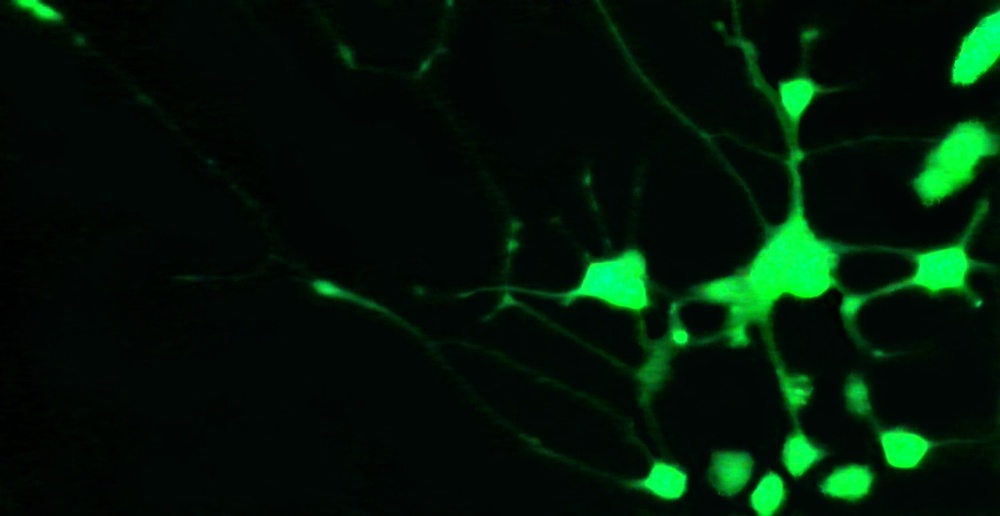
#> input picture improved_guess_maker_2/002.jpg, 1000 x 516 px, shrunk from 2250 x 1160 before the run, found by its file name
$ python workingTree.py
#> lines starting #> are read from the running program, lines starting #| are printed output that depends on the picture
import cv2
import numpy as np


input_image_path = 'C:\\Users\\onura\\Documents\\VSproject\linmig\\002.jpg'
input_image = cv2.imread(input_image_path, cv2.IMREAD_GRAYSCALE)
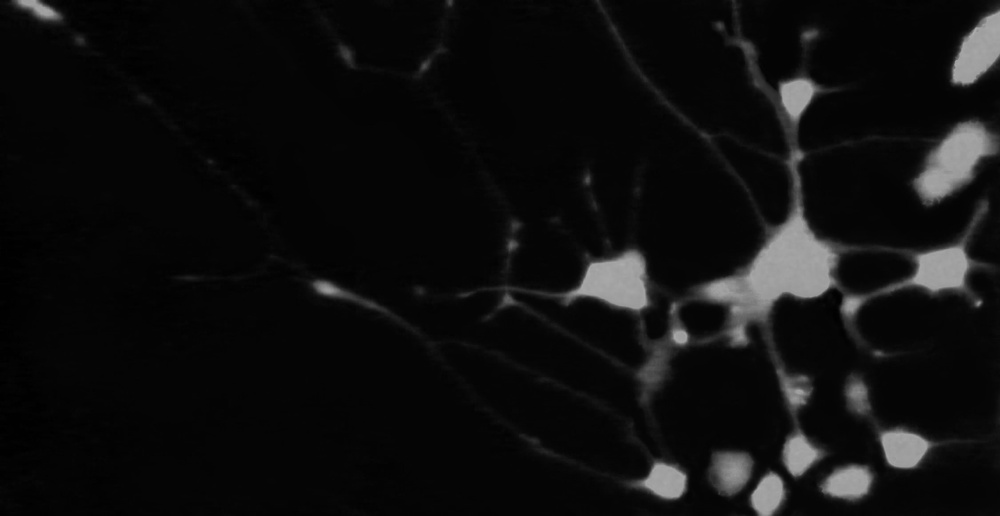
#> input_image: shape (516, 1000); min 0, max 175, mean 15.5
